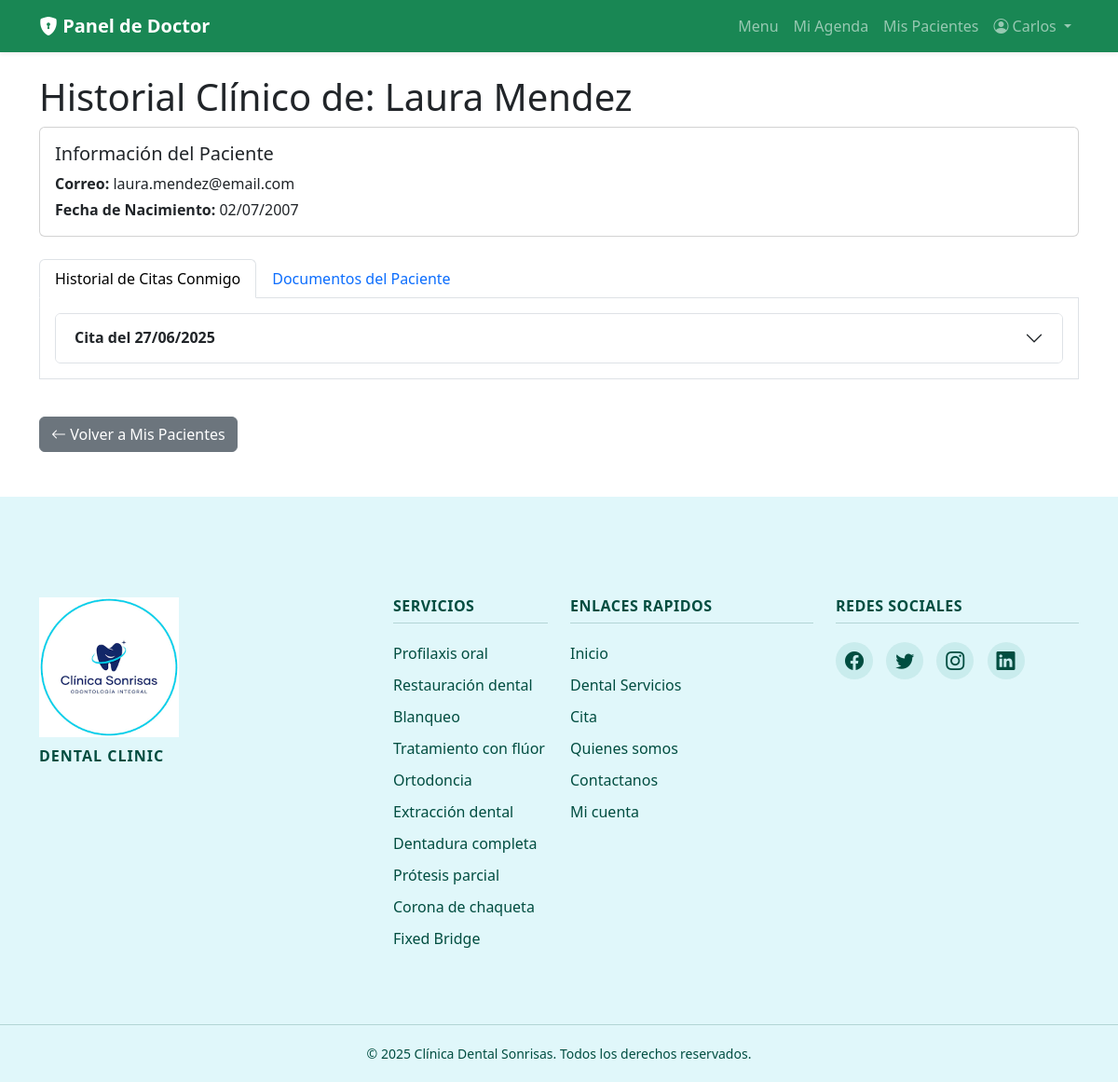
Page /doctor/ver_historial_paciente.php?id_paciente=1 (signed in) on the committed database.
### tables this page shows
CREATE TABLE `pacientes` (
  `id_paciente` int(11) NOT NULL,
  `id_usuario` int(11) NOT NULL,
  `fecha_nacimiento` date DEFAULT NULL,
  `direccion` varchar(255) DEFAULT NULL
);

CREATE TABLE `usuarios` (
  `id_usuario` int(11) NOT NULL,
  `nombre` varchar(100) NOT NULL,
  `apellido` varchar(100) NOT NULL,
  `celular` varchar(20) DEFAULT NULL,
  `dni` varchar(20) DEFAULT NULL,
  `correo` varchar(100) NOT NULL,
  `password` varchar(255) NOT NULL,
  `rol` enum('paciente','doctor','administrador') NOT NULL,
  `estado` enum('activo','inactivo') NOT NULL DEFAULT 'activo',
  `fecha_registro` timestamp NOT NULL DEFAULT current_timestamp()
);

CREATE TABLE `citas` (
  `id_cita` int(11) NOT NULL,
  `id_paciente` int(11) NOT NULL,
  `id_doctor` int(11) NOT NULL,
  `fecha_cita` date NOT NULL,
  `hora_cita` time NOT NULL,
  `estado` enum('disponible','agendada','completada','cancelada') NOT NULL DEFAULT 'agendada',
  `fecha_creacion` timestamp NOT NULL DEFAULT current_timestamp()
);

### doctor/ver_historial_paciente.php (the view, shortened to what this page needs)
<?php
require_once __DIR__ . '/../includes/config.php';
$id_paciente = intval($_GET['id_paciente']);
$id_usuario_doctor = $_SESSION['id_usuario'];
$stmt_id_doc = $mysqli->prepare("SELECT id_doctor FROM doctores WHERE id_usuario = ?");
$stmt_id_doc->bind_param("i", $id_usuario_doctor);
$stmt_id_doc->execute();
$id_doctor = $stmt_id_doc->get_result()->fetch_assoc()['id_doctor'];
$sql_pac_info = "SELECT u.nombre, u.apellido, u.correo, p.fecha_nacimiento, p.direccion FROM usuarios u JOIN pacientes p ON u.id_usuario = p.id_usuario WHERE p.id_paciente = ?";
$stmt_pac_info = $mysqli->prepare($sql_pac_info);
$stmt_pac_info->bind_param("i", $id_paciente);
$stmt_pac_info->execute();
$paciente_info = $stmt_pac_info->get_result()->fetch_assoc();
$stmt_citas = $mysqli->prepare("SELECT c.id_cita, c.fecha_cita, c.hora_cita, rc.* FROM citas c LEFT JOIN registros_citas rc ON c.id_cita = rc.id_cita WHERE c.id_paciente = ? AND c.id_doctor = ? AND c.estado = 'completada' ORDER BY c.fecha_cita DESC");
$stmt_citas->bind_param("ii", $id_paciente, $id_doctor);
$stmt_citas->execute();
$citas_historial = $stmt_citas->get_result();
?>
<?php require_once ROOT_PATH . '/includes/header.php'; ?>
<h1>Historial Clínico de: <?php echo htmlspecialchars($paciente_info['nombre'] . ' ' . $paciente_info['apellido']); ?></h1>
<div class="card mb-4">
    <div class="card-body">
        <h5 class="card-title">Información del Paciente</h5>
        <p class="card-text mb-1"><strong>Correo:</strong> <?php echo htmlspecialchars($paciente_info['correo']); ?></p>
        <p class="card-text mb-0"><strong>Fecha de Nacimiento:</strong> <?php echo $paciente_info['fecha_nacimiento'] ? date('d/m/Y', strtotime($paciente_info['fecha_nacimiento'])) : 'No especificada'; ?></p>
    </div>
</div>
<ul class="nav nav-tabs" id="historialTab" role="tablist">
    <li class="nav-item" role="presentation">
        <button class="nav-link active" id="citas-tab" data-bs-toggle="tab" data-bs-target="#citas" type="button" role="tab" aria-controls="citas" aria-selected="true">Historial de Citas Conmigo</button>
    </li>
    <li class="nav-item" role="presentation">
        <button class="nav-link" id="documentos-tab" data-bs-toggle="tab" data-bs-target="#documentos" type="button" role="tab" aria-controls="documentos" aria-selected="false">Documentos del Paciente</button>
    </li>
</ul>
<div class="tab-content border border-top-0 p-3" id="historialTabContent">
  <div class="tab-pane fade show active" id="citas" role="tabpanel" aria-labelledby="citas-tab">
    <div class="accordion" id="accordionCitas">
        <?php if ($citas_historial->num_rows > 0): while($cita = $citas_historial->fetch_assoc()): ?>
            <div class="accordion-item">
                <h2 class="accordion-header" id="heading<?php echo $cita['id_cita']; ?>">
                    <button class="accordion-button collapsed" type="button" data-bs-toggle="collapse" data-bs-target="#collapse<?php echo $cita['id_cita']; ?>">
                        <strong>Cita del <?php echo date('d/m/Y', strtotime($cita['fecha_cita'])); ?></strong>
                    </button>
                </h2>
            </div>
        <?php endwhile; else: ?>
            <p class="mt-3 text-muted">El paciente no tiene citas completadas contigo.</p>
        <?php endif; $stmt_citas->close(); ?>
    </div>
  </div>
</div>
<br>
<a href="mis_pacientes.php" class="btn btn-secondary mt-3"><i class="bi bi-arrow-left"></i> Volver a Mis Pacientes</a>
<?php require_once ROOT_PATH . '/includes/footer.php'; ?>

### rows in the picture
pacientes: id_usuario.apellido "Laura Mendez", id_usuario.correo "laura.mendez@email.com", fecha_nacimiento "02/07/2007"
citas: fecha_cita "27/06/2025"

### other values in the picture
$_SESSION["nombre"] "Carlos"
